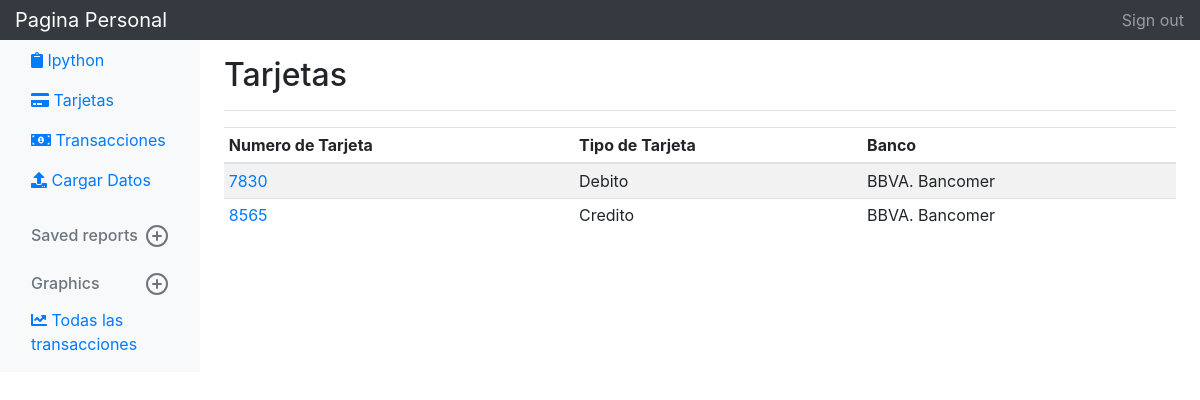
/myMovsDisplay/Tarjeta/, run on the app's committed database.
### myMovsDisplay/models.py (models this page shows, shortened)
class Tarjeta(models.Model):
	NumTarjeta = models.CharField(max_length=30)
	Banco = models.ForeignKey(Banco, on_delete=models.CASCADE)
	TipoTarjeta = models.ForeignKey(TipoTarjeta, on_delete=models.CASCADE)

class TipoTarjeta(models.Model):
	Tipo = models.CharField(max_length=50)
	def __str__(self):
		return self.Tipo

class Banco(models.Model):
	Nombre = models.CharField(max_length=200)
	Activo = models.BooleanField(default=True)
	def __str__(self):
		return self.Nombre

### myMovsDisplay/views.py (the view)
# urls.py: path('Tarjeta/',views.TarjetaView.as_view(), name='tarjeta'),
class TarjetaView(generic.ListView):
	template_name="myMovsDisplay/Tarjetas.html"
	def get_queryset(self):
		return Tarjeta.objects.order_by('-Banco')

### myMovsDisplay/Templates/myMovsDisplay/Tarjetas.html (shortened to what this page needs)
<!DOCTYPE html>
<html>
    <head>
        {% load static %}
        <link rel="stylesheet" href="https://maxcdn.bootstrapcdn.com/bootstrap/4.0.0/css/bootstrap.min.css">
    </head>
    <body>
        <nav class="navbar navbar-dark sticky-top bg-dark flex-md-nowrap p-0">
          <a class="navbar-brand col-sm-3 col-md-2 mr-0" href="/myMovsDisplay/">Pagina Personal</a>
          <ul class="navbar-nav px-3">
            <li class="nav-item text-nowrap">
                <a class="nav-link" href="#">Sign out</a>
            </li>
          </ul>
        </nav>
        <div class="container-fluid">
            <div class="row">
                <nav class="col-md-2 d-none d-md-block bg-light sidebar">
                    <div class="sidebar-sticky">
                        <ul class="nav flex-column">
                            <li class="nav-item">
                            <a class="nav-link active" href="/ipython/">
                            <i class="fas fa-clipboard"></i> Ipython <span class="sr-only">(current)</span>
                            </a>
                            </li>
                            <li class="nav-item">
                            <a class="nav-link active" href="/myMovsDisplay/Tarjeta/">
                            <i class="fas fa-credit-card"></i> Tarjetas <span class="sr-only">(current)</span>
                            </a>
                            </li>
                            <li class="nav-item">
                            <a class="nav-link active" href="/transactions/">
                            <i class="fas fa-money-bill-alt"></i> Transacciones <span class="sr-only">(current)</span>
                            </a>
                            </li>
                            <li class="nav-item">
                            <a class="nav-link active" href="/transactions/SeleccionarTarjeta/">
                            <i class="fas fa-upload"></i> Cargar Datos  <span class="sr-only">(current)</span>
                            </a>
                            </li>
                        </ul>
                        <h6 class="sidebar-heading d-flex justify-content-between align-items-center px-3 mt-4 mb-1 text-muted">
                        <span>Saved reports</span>
                        <a class="d-flex align-items-center text-muted" href="#">
                        </a>
                        </h6>
                        <h6 class="sidebar-heading d-flex justify-content-between align-items-center px-3 mt-4 mb-1 text-muted">
                        <span>Graphics</span>
                        <a class="d-flex align-items-center text-muted" href="#">
                        </a>
                        </h6>
                        <ul class="nav flex-column mb-2">
                          <li class="nav-item">
                            <a class="nav-link" href="/graphics/">
                             <i class="fas fa-chart-line"></i>
                              Todas las transacciones
                            </a>
                          </li>
                        </ul>
                    </div>
                </nav>
                <main role="main" class="col-md-9 ml-sm-auto col-lg-10 pt-3 px-4">
                    <div class="d-flex justify-content-between flex-wrap flex-md-nowrap align-items-center pb-2 mb-3 border-bottom">
                        <h1 class="h2">Tarjetas</h1>
                    </div>
                    <div class="table-responsive">
                        <table class="table table-striped table-sm">
                          <thead>
                            <tr>
								<th>Numero de Tarjeta</th>
								<th>Tipo de Tarjeta</th>
								<th>Banco</th>
                            </tr>
                          </thead>
                          <tbody>
                            {% for tarjeta in object_list %}
							<tr>
								<td><a href="/myMovsDisplay/Tarjeta/{{ tarjeta.pk }}/">{{ tarjeta.NumTarjeta }}</a></td>
								<td>{{ tarjeta.TipoTarjeta }}</td>
								<td>{{ tarjeta.Banco }}</td>
							</tr>
							{% endfor %}
                          </tbody>
                        </table>
                      </div>
                </main>
            </div>
        </div>
    </body>
</html>

### data on the page
Tarjeta: NumTarjeta "7830", TipoTarjeta "Debito", Banco "BBVA. Bancomer"
Tarjeta: NumTarjeta "8565", TipoTarjeta "Credito", Banco "BBVA. Bancomer"
